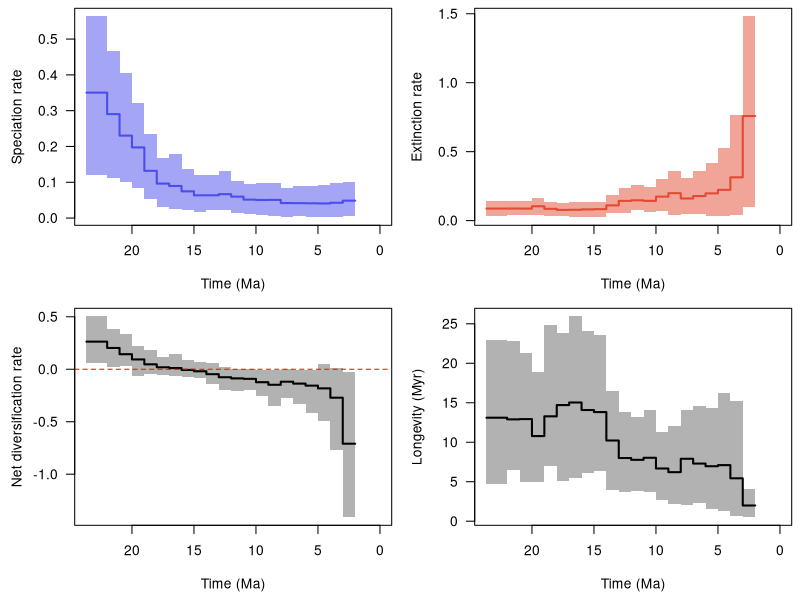

R code for this plot:
pdf(file='/home/torsten/Work/Software/PyRate/example_files/BDNN_examples/Carnivora/Advanced_examples/Example_output/Carnivora_occs_1_G_BDS_BDNN_16_8TVc_Amphicyonidae_RTT.pdf', width = 9, height = 6, useDingbats = FALSE)

layout(matrix(1:4, ncol = 2, nrow = 2, byrow = TRUE))
par(las = 1, mar = c(4.5, 4.5, 0.5, 0.5))
time_vec=c(23.670092814507477, 22.00001,22.0,21.00001,21.0,20.00001,20.0,19.00001,19.0,18.00001,18.0,17.00001,17.0,16.00001,16.0,15.00001,15.0,14.00001,14.0,13.00001,13.0,12.00001,12.0,11.00001,11.0,10.00001,10.0,9.00001,9.0,8.00001,8.0,7.00001,7.0,6.00001,6.0,5.00001,5.0,4.00001,4.0,3.00001,3.0,2.00001,2.0,1.00001,1.0,0.0)
sp_mean=c(0.35033772433655647, 0.35033772433655647,0.29037256242396825,0.29037256242396825,0.2302752283983756,0.2302752283983756,0.19739580741263718,0.19739580741263718,0.1319445777691946,0.1319445777691946,0.09629861466702684,0.09629861466702684,0.08971227043625093,0.08971227043625093,0.07471267819369756,0.07471267819369756,0.06355385172963146,0.06355385172963146,0.06355421114018799,0.06355421114018799,0.06671984416724247,0.06671984416724247,0.05987816908276937,0.05987816908276937,0.0515655989595077,0.0515655989595077,0.050454791772612764,0.050454791772612764,0.0507692686432567,0.0507692686432567,0.04190173714764808,0.04190173714764808,0.04158648385949616,0.04158648385949616,0.04129213645008419,0.04129213645008419,0.04091871498767224,0.04091871498767224,0.04271948155231105,0.04271948155231105,0.04860525519306324,0.04860525519306324,NA,NA,NA,NA)
sp_lwr=c(0.12038036949847306, 0.12038036949847306,0.1107832670139513,0.1107832670139513,0.09939527978075591,0.09939527978075591,0.08409171084261267,0.08409171084261267,0.05362124017802557,0.05362124017802557,0.029625154475793853,0.029625154475793853,0.025318479894107456,0.025318479894107456,0.02268214494437742,0.02268214494437742,0.018191492680393037,0.018191492680393037,0.021363355837871953,0.021363355837871953,0.021565714686875997,0.021565714686875997,0.013143529875959134,0.013143529875959134,0.011749242641406251,0.011749242641406251,0.009023785999005773,0.009023785999005773,0.004703726837944754,0.004703726837944754,0.00418652570179777,0.00418652570179777,0.004717459103830976,0.004717459103830976,0.003524872152294049,0.003524872152294049,0.0022640380099043355,0.0022640380099043355,0.002617110302805709,0.002617110302805709,0.0054209465658918675,0.0054209465658918675,NA,NA,NA,NA)
sp_upr=c(0.5634635367812959, 0.5634635367812959,0.4656553834329694,0.4656553834329694,0.4042232092904036,0.4042232092904036,0.32224429417630557,0.32224429417630557,0.23405093313870737,0.23405093313870737,0.16650794752747639,0.16650794752747639,0.17910075058969804,0.17910075058969804,0.1377481670101852,0.1377481670101852,0.12106892498347795,0.12106892498347795,0.1205800317946093,0.1205800317946093,0.13193239852667338,0.13193239852667338,0.10364835308402165,0.10364835308402165,0.09631413148736682,0.09631413148736682,0.0974811520005037,0.0974811520005037,0.0968050807104695,0.0968050807104695,0.0835982261222496,0.0835982261222496,0.08869563968576,0.08869563968576,0.09059214321780501,0.09059214321780501,0.09279537483931716,0.09279537483931716,0.09724705690976722,0.09724705690976722,0.10054866854050154,0.10054866854050154,NA,NA,NA,NA)
ex_mean=c(0.0872894992841078, 0.0872894992841078,0.08743324898037882,0.08743324898037882,0.08692826378000634,0.08692826378000634,0.10389374445623833,0.10389374445623833,0.08517299665628092,0.08517299665628092,0.07765458872388761,0.07765458872388761,0.07850394565368331,0.07850394565368331,0.08119828819811177,0.08119828819811177,0.08277360264257379,0.08277360264257379,0.1104426277540432,0.1104426277540432,0.14280465238276455,0.14280465238276455,0.1470732802864498,0.1470732802864498,0.14302828081108027,0.14302828081108027,0.1738662490567709,0.1738662490567709,0.19885262786455438,0.19885262786455438,0.1604136909557105,0.1604136909557105,0.1782734537796442,0.1782734537796442,0.1974119969600592,0.1974119969600592,0.22321180364267487,0.22321180364267487,0.3137972789624486,0.3137972789624486,0.7581910875585708,0.7581910875585708,NA,NA,NA,NA)
ex_lwr=c(0.031871044206640074, 0.031871044206640074,0.04012211871615607,0.04012211871615607,0.04125942640584022,0.04125942640584022,0.04178186516296896,0.04178186516296896,0.036737976509599056,0.036737976509599056,0.03089915968862931,0.03089915968862931,0.024148837645905,0.024148837645905,0.027505712379009815,0.027505712379009815,0.02628466614360326,0.02628466614360326,0.051654281621138456,0.051654281621138456,0.054002136234642686,0.054002136234642686,0.07548978904757031,0.07548978904757031,0.0645273285553358,0.0645273285553358,0.07095733366309682,0.07095733366309682,0.043185055751204154,0.043185055751204154,0.04437131427890121,0.04437131427890121,0.05097887767483834,0.05097887767483834,0.03525931440377403,0.03525931440377403,0.03287630048481727,0.03287630048481727,0.03712413909731645,0.03712413909731645,0.10036099403668461,0.10036099403668461,NA,NA,NA,NA)
ex_upr=c(0.14442527922282308, 0.14442527922282308,0.14416562300692404,0.14416562300692404,0.14079373004900247,0.14079373004900247,0.16052061970267592,0.16052061970267592,0.1348250667793068,0.1348250667793068,0.13063579531406339,0.13063579531406339,0.13388725407142796,0.13388725407142796,0.131240551289695,0.131240551289695,0.13627498809287275,0.13627498809287275,0.18807515384113413,0.18807515384113413,0.23457702228992713,0.23457702228992713,0.25714011138826853,0.25714011138826853,0.24709897476942497,0.24709897476942497,0.298671633484052,0.298671633484052,0.3625275677643508,0.3625275677643508,0.3075851573743553,0.3075851573743553,0.35946004570609064,0.35946004570609064,0.4187996249362245,0.4187996249362245,0.5286002301900425,0.5286002301900425,0.7673031951494302,0.7673031951494302,1.4813524287883988,1.4813524287883988,NA,NA,NA,NA)
div_mean=c(0.26304822505244857, 0.26304822505244857,0.20293931344358948,0.20293931344358948,0.14334696461836924,0.14334696461836924,0.0935020629563988,0.0935020629563988,0.046771581112913733,0.046771581112913733,0.01864402594313916,0.01864402594313916,0.011208324782567593,0.011208324782567593,-0.006485610004414158,-0.006485610004414158,-0.019219750912942292,-0.019219750912942292,-0.04688841661385522,-0.04688841661385522,-0.07608480821552212,-0.07608480821552212,-0.0871951112036805,-0.0871951112036805,-0.09146268185157258,-0.09146268185157258,-0.12341145728415828,-0.12341145728415828,-0.14808335922129767,-0.14808335922129767,-0.1185119538080624,-0.1185119538080624,-0.1366869699201479,-0.1366869699201479,-0.15611986050997498,-0.15611986050997498,-0.18229308865500252,-0.18229308865500252,-0.27107779741013766,-0.27107779741013766,-0.7095858323655069,-0.7095858323655069,NA,NA,NA,NA)
div_lwr=c(0.05511641031298767, 0.05511641031298767,0.01716514066276291,0.01716514066276291,0.03281392383153292,0.03281392383153292,-0.06099290801740068,-0.06099290801740068,-0.046535271600020314,-0.046535271600020314,-0.05369869479030459,-0.05369869479030459,-0.061922853831703775,-0.061922853831703775,-0.07461845601232672,-0.07461845601232672,-0.08123649357397333,-0.08123649357397333,-0.13692775826398218,-0.13692775826398218,-0.1968927453909925,-0.1968927453909925,-0.2107320356230954,-0.2107320356230954,-0.20208396061163683,-0.20208396061163683,-0.2595993040579851,-0.2595993040579851,-0.3456055819579822,-0.3456055819579822,-0.2728032260095469,-0.2728032260095469,-0.3318476752047542,-0.3318476752047542,-0.4165560679063778,-0.4165560679063778,-0.4898899950636591,-0.4898899950636591,-0.7735159429190064,-0.7735159429190064,-1.410239644980434,-1.410239644980434,NA,NA,NA,NA)
div_upr=c(0.504102836266524, 0.504102836266524,0.38778508236540027,0.38778508236540027,0.335730425669034,0.335730425669034,0.21816891160779964,0.21816891160779964,0.1802271551833774,0.1802271551833774,0.11982962206644784,0.11982962206644784,0.14164493815696974,0.14164493815696974,0.08463374615245112,0.08463374615245112,0.06860055741979376,0.06860055741979376,0.05565771707493058,0.05565771707493058,0.018062995030094883,0.018062995030094883,0.004892466517434399,0.004892466517434399,0.004011999976193989,0.004011999976193989,-0.00942524772162387,-0.00942524772162387,-0.005793250280036855,-0.005793250280036855,0.005596012460417063,0.005596012460417063,-0.00319872024235289,-0.00319872024235289,-0.00510662169384888,-0.00510662169384888,0.05423230349939449,0.05423230349939449,0.008247909152993331,0.008247909152993331,-0.030877386633641216,-0.030877386633641216,NA,NA,NA,NA)
long_mean=c(13.10986003058213, 13.10986003058213,12.897623690991878,12.897623690991878,12.93227561024045,12.93227561024045,10.783701869164563,10.783701869164563,13.280703632195666,13.280703632195666,14.707957225974907,14.707957225974907,15.034766803593731,15.034766803593731,14.077177351153903,14.077177351153903,13.82136472731078,13.82136472731078,10.219109792879674,10.219109792879674,8.003197529199497,8.003197529199497,7.773101769994872,7.773101769994872,8.033177165610093,8.033177165610093,6.675865621700041,6.675865621700041,6.2135159009278915,6.2135159009278915,7.9056281339506835,7.9056281339506835,7.301958345690508,7.301958345690508,6.964444545361164,6.964444545361164,7.1020065486762665,7.1020065486762665,5.432633170399991,5.432633170399991,1.9897707334355457,1.9897707334355457,NA,NA,NA,NA)
long_lwr=c(4.65976004533795, 4.65976004533795,6.476648547577829,6.476648547577829,4.961172029301999,4.961172029301999,4.906164479715263,4.906164479715263,6.985984588851774,6.985984588851774,5.1371133891693,5.1371133891693,5.490443018976691,5.490443018976691,6.0817156195417486,6.0817156195417486,6.312477205163763,6.312477205163763,4.011461808540805,4.011461808540805,3.6708533839308353,3.6708533839308353,3.888930414633175,3.888930414633175,3.6823284483889163,3.6823284483889163,2.7255585048923763,2.7255585048923763,2.2390899509859064,2.2390899509859064,2.1007572946641733,2.1007572946641733,2.3639350422021383,2.3639350422021383,1.5148096835103304,1.5148096835103304,1.2447621008435152,1.2447621008435152,0.7169246532272904,0.7169246532272904,0.5000316415715971,0.5000316415715971,NA,NA,NA,NA)
long_upr=c(22.916694525403255, 22.916694525403255,22.81566950246353,22.81566950246353,21.239582764370052,21.239582764370052,18.883362826114553,18.883362826114553,24.83308010649686,24.83308010649686,23.873055356053023,23.873055356053023,25.944761405239493,25.944761405239493,24.14466414239889,24.14466414239889,23.629437639879107,23.629437639879107,16.44396652322869,16.44396652322869,13.779134899444974,13.779134899444974,13.24682467147768,13.24682467147768,14.135906147676208,14.135906147676208,11.328523793778341,11.328523793778341,12.010246984778213,12.010246984778213,14.13656085111491,14.13656085111491,14.555953109615638,14.555953109615638,14.378166463106616,14.378166463106616,16.27264477839274,16.27264477839274,15.162445247261655,15.162445247261655,4.040164873224015,4.040164873224015,NA,NA,NA,NA)
xlim = c(23.670092814507477, 0.0)
ylim = c(0.0022640380099043355, 0.5634635367812959)
not_NA = !is.na(sp_mean)
plot(time_vec[not_NA], sp_mean[not_NA], type = 'n', xlim = xlim, ylim = ylim, xlab = 'Time (Ma)', ylab = 'Speciation rate')
polygon(c(time_vec[not_NA], rev(time_vec[not_NA])), c(sp_lwr[not_NA], rev(sp_upr[not_NA])), col = adjustcolor('#4c4cec', alpha = 0.5), border = NA)
lines(time_vec[not_NA], sp_mean[not_NA], col = '#4c4cec', lwd = 2)
ylim = c(0.024148837645905, 1.4813524287883988)
not_NA = !is.na(ex_mean)
plot(time_vec[not_NA], ex_mean[not_NA], type = 'n', xlim = xlim, ylim = ylim, xlab = 'Time (Ma)', ylab = 'Extinction rate')
polygon(c(time_vec[not_NA], rev(time_vec[not_NA])), c(ex_lwr[not_NA], rev(ex_upr[not_NA])), col = adjustcolor('#e34a33', alpha = 0.5), border = NA)
lines(time_vec[not_NA], ex_mean[not_NA], col = '#e34a33', lwd = 2)
ylim = c(-1.410239644980434, 0.504102836266524)
not_NA = !is.na(div_mean)
plot(time_vec[not_NA], div_mean[not_NA], type = 'n', xlim = xlim, ylim = ylim, xlab = 'Time (Ma)', ylab = 'Net diversification rate')
polygon(c(time_vec[not_NA], rev(time_vec[not_NA])), c(div_lwr[not_NA], rev(div_upr[not_NA])), col = adjustcolor('black', alpha = 0.3), border = NA)
lines(time_vec[not_NA], div_mean[not_NA], col = 'black', lwd = 2)
abline(h = 0, col = 'red', lty = 2)
ylim = c(0.5000316415715971, 25.944761405239493)
not_NA = !is.na(long_mean)
plot(time_vec[not_NA], long_mean[not_NA], type = 'n', xlim = xlim, ylim = ylim, xlab = 'Time (Ma)', ylab = 'Longevity (Myr)')
polygon(c(time_vec[not_NA], rev(time_vec[not_NA])), c(long_lwr[not_NA], rev(long_upr[not_NA])), col = adjustcolor('black', alpha = 0.3), border = NA)
lines(time_vec[not_NA], long_mean[not_NA], col = 'black', lwd = 2)
dev.off()